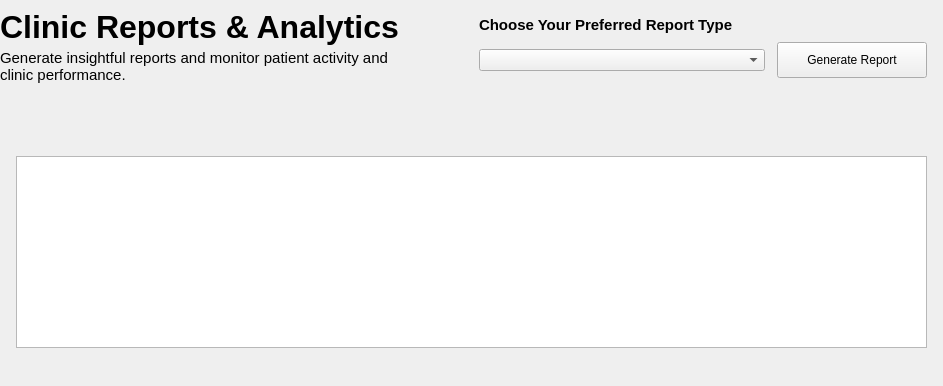
      <widget class="QWidget" name="reportsTab">
       <attribute name="title">
        <string>Reports Analysis</string>
       </attribute>
       <layout class="QVBoxLayout" name="verticalLayout_37">
        <property name="spacing">
         <number>24</number>
        </property>
        <property name="leftMargin">
         <number>0</number>
        </property>
        <property name="topMargin">
         <number>0</number>
        </property>
        <property name="rightMargin">
         <number>0</number>
        </property>
        <property name="bottomMargin">
         <number>0</number>
        </property>
        <item>
         <widget class="QWidget" name="reportsTabTopContainer" native="true">
          <property name="sizePolicy">
           <sizepolicy hsizetype="Preferred" vsizetype="Fixed">
            <horstretch>0</horstretch>
            <verstretch>0</verstretch>
           </sizepolicy>
          </property>
          <layout class="QHBoxLayout" name="horizontalLayout_17">
           <property name="spacing">
            <number>64</number>
           </property>
           <property name="leftMargin">
            <number>0</number>
           </property>
           <property name="topMargin">
            <number>0</number>
           </property>
           <property name="rightMargin">
            <number>0</number>
           </property>
           <property name="bottomMargin">
            <number>0</number>
           </property>
           <item>
            <widget class="QWidget" name="reportsTabTitleContainer" native="true">
             <property name="sizePolicy">
              <sizepolicy hsizetype="Expanding" vsizetype="Fixed">
               <horstretch>0</horstretch>
               <verstretch>0</verstretch>
              </sizepolicy>
             </property>
             <layout class="QVBoxLayout" name="verticalLayout_24">
              <property name="spacing">
               <number>4</number>
              </property>
              <property name="leftMargin">
               <number>0</number>
              </property>
              <property name="topMargin">
               <number>0</number>
              </property>
              <property name="rightMargin">
               <number>0</number>
              </property>
              <property name="bottomMargin">
               <number>0</number>
              </property>
              <item>
               <widget class="QLabel" name="reportsTabTitleLabel">
                <property name="sizePolicy">
                 <sizepolicy hsizetype="Fixed" vsizetype="Fixed">
                  <horstretch>0</horstretch>
                  <verstretch>0</verstretch>
                 </sizepolicy>
                </property>
                <property name="font">
                 <font>
                  <pointsize>24</pointsize>
                  <bold>true</bold>
                 </font>
                </property>
                <property name="text">
                 <string>Clinic Reports &amp; Analytics</string>
                </property>
                <property name="alignment">
                 <set>Qt::AlignmentFlag::AlignLeading|Qt::AlignmentFlag::AlignLeft|Qt::AlignmentFlag::AlignVCenter</set>
                </property>
               </widget>
              </item>
              <item>
               <widget class="QLabel" name="reportsTabSubtitleLabel">
                <property name="sizePolicy">
                 <sizepolicy hsizetype="Preferred" vsizetype="Fixed">
                  <horstretch>0</horstretch>
                  <verstretch>0</verstretch>
                 </sizepolicy>
                </property>
                <property name="font">
                 <font>
                  <pointsize>11</pointsize>
                 </font>
                </property>
                <property name="text">
                 <string>Generate insightful reports and monitor patient activity and clinic performance.</string>
                </property>
                <property name="alignment">
                 <set>Qt::AlignmentFlag::AlignLeading|Qt::AlignmentFlag::AlignLeft|Qt::AlignmentFlag::AlignTop</set>
                </property>
                <property name="wordWrap">
                 <bool>true</bool>
                </property>
               </widget>
              </item>
             </layout>
            </widget>
           </item>
           <item>
            <widget class="QWidget" name="reportsTabSortContainer" native="true">
             <property name="sizePolicy">
              <sizepolicy hsizetype="Preferred" vsizetype="Fixed">
               <horstretch>0</horstretch>
               <verstretch>0</verstretch>
              </sizepolicy>
             </property>
             <property name="minimumSize">
              <size>
               <width>480</width>
               <height>0</height>
              </size>
             </property>
             <layout class="QVBoxLayout" name="verticalLayout_25">
              <property name="spacing">
               <number>8</number>
              </property>
              <property name="leftMargin">
               <number>16</number>
              </property>
              <property name="topMargin">
               <number>16</number>
              </property>
              <property name="rightMargin">
               <number>16</number>
              </property>
              <property name="bottomMargin">
               <number>16</number>
              </property>
              <item>
               <widget class="QLabel" name="reportsTabSortContainerLabel">
                <property name="font">
                 <font>
                  <pointsize>11</pointsize>
                  <bold>true</bold>
                 </font>
                </property>
                <property name="text">
                 <string>Choose Your Preferred Report Type</string>
                </property>
               </widget>
              </item>
              <item>
               <widget class="QWidget" name="reportsTabSortContainerField" native="true">
                <layout class="QHBoxLayout" name="horizontalLayout">
                 <property name="spacing">
                  <number>12</number>
                 </property>
                 <property name="leftMargin">
                  <number>0</number>
                 </property>
                 <property name="topMargin">
                  <number>0</number>
                 </property>
                 <property name="rightMargin">
                  <number>0</number>
                 </property>
                 <property name="bottomMargin">
                  <number>0</number>
                 </property>
                 <item>
                  <widget class="QComboBox" name="reportTypeCombo">
                   <property name="cursor">
                    <cursorShape>PointingHandCursor</cursorShape>
                   </property>
                  </widget>
                 </item>
                 <item>
                  <widget class="QPushButton" name="generateReportButton">
                   <property name="sizePolicy">
                    <sizepolicy hsizetype="Fixed" vsizetype="Fixed">
                     <horstretch>0</horstretch>
                     <verstretch>0</verstretch>
                    </sizepolicy>
                   </property>
                   <property name="minimumSize">
                    <size>
                     <width>150</width>
                     <height>36</height>
                    </size>
                   </property>
                   <property name="maximumSize">
                    <size>
                     <width>150</width>
                     <height>36</height>
                    </size>
                   </property>
                   <property name="cursor">
                    <cursorShape>PointingHandCursor</cursorShape>
                   </property>
                   <property name="text">
                    <string>Generate Report</string>
                   </property>
                  </widget>
                 </item>
                </layout>
               </widget>
              </item>
             </layout>
            </widget>
           </item>
          </layout>
         </widget>
        </item>
        <item>
         <widget class="QWidget" name="reportsTabTableContainer" native="true">
          <layout class="QVBoxLayout" name="verticalLayout_26">
           <property name="spacing">
            <number>8</number>
           </property>
           <property name="leftMargin">
            <number>16</number>
           </property>
           <property name="topMargin">
            <number>16</number>
           </property>
           <property name="rightMargin">
            <number>16</number>
           </property>
           <property name="bottomMargin">
            <number>16</number>
           </property>
           <item>
            <widget class="QLabel" name="reportDescriptionLabel">
             <property name="font">
              <font>
               <bold>true</bold>
              </font>
             </property>
             <property name="text">
              <string/>
             </property>
            </widget>
           </item>
           <item>
            <widget class="QTableWidget" name="reportsTable"/>
           </item>
           <item>
            <widget class="QLabel" name="reportSummaryLabel">
             <property name="text">
              <string/>
             </property>
            </widget>
           </item>
          </layout>
         </widget>
        </item>
       </layout>
      </widget>
